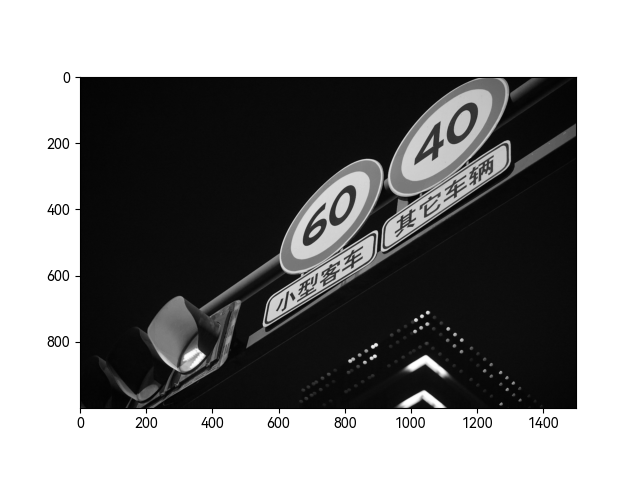
#> input picture homework3/task2/images/img.png, 640 x 480 px, given in place of img.jpg, which was not available
$ jupyter execute --allow-errors edge_extraction.ipynb   (older library calls are emulated)   (text cells are left out)
#> lines starting #> are read from the running program, lines starting #| are printed output that depends on the picture; after the words box and inside, x2 and y2 are one past the last pixel; in counts of white or black regions, pixels touching at a corner belong together; pictures that were not available may be replaced by others from this repository, and a replacement may not be noted
[cell 1]
import cv2
from matplotlib import pyplot as plt

img = cv2.imread("../img.jpg")
#> img is the input picture: shape (480, 640, 3); min 0, max 255, mean 136.4
img = cv2.cvtColor(img, cv2.COLOR_BGR2GRAY)
#> img: shape (480, 640)
img = cv2.resize(img, dsize=(img.shape[1] // 4, img.shape[0] // 4))
#> img: shape (120, 160)
plt.subplot(111)
plt.imshow(img, cmap="gray")
plt.savefig("./images/img.png")
plt.show()

[cell 2]
import numpy as np
from matplotlib import font_manager

#> (the rest of this cell did not finish here and is left out)

[cell 3]
img1 = cv2.Sobel(img, cv2.CV_64F, 1, 0)
img2 = cv2.Sobel(img, cv2.CV_64F, 0, 1)
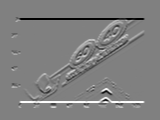
#> img2: shape (120, 160) float64; min -1013, max 999, mean 0; drawn with min black and max white
img1_ = cv2.convertScaleAbs(img1)
img2_ = cv2.convertScaleAbs(img2)
# magnitude orientation
magnitude, orientation = cv2.cartToPolar(img1_.astype(np.float64), img2_.astype(np.float64), angleInDegrees=True)
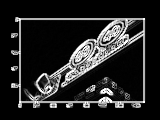
#> magnitude: shape (120, 160) float64; min 0, max 360.6, mean 52.4; drawn with min black and max white
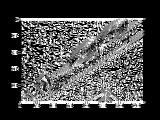
#> orientation: shape (120, 160) float64; min 0, max 90, mean 25.8; drawn with min black and max white

plt.figure(figsize=(2 ^ 8, 2 ^ 9))
#> (the rest of this cell did not finish here and is left out)

[cell 4]
heat_img1 = cv2.applyColorMap(img1_, cv2.COLORMAP_JET)
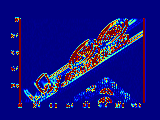
#> heat_img1: shape (120, 160, 3); mean B, G, R 128, 17.3, 20.3
heat_img2 = cv2.applyColorMap(img2_, cv2.COLORMAP_JET)
magnitude_ = cv2.convertScaleAbs(magnitude)
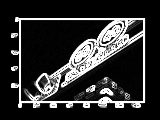
#> magnitude_: shape (120, 160); min 0, max 255, mean 47.9
orientation_ = cv2.convertScaleAbs(orientation)
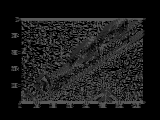
#> orientation_: shape (120, 160); min 0, max 90, mean 25.8
heat_magnitude = cv2.applyColorMap(magnitude_, cv2.COLORMAP_JET)
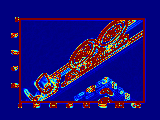
#> heat_magnitude: shape (120, 160, 3); mean B, G, R 119, 14.1, 28.1
heat_orientation = cv2.applyColorMap(orientation_, cv2.COLORMAP_JET)
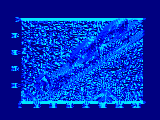
#> heat_orientation: shape (120, 160, 3); mean B, G, R 185.8, 45, 0


plt.figure(figsize=(2 ^ 8, 2 ^ 9))
#> (the rest of this cell did not finish here and is left out)

[cell 5]
img1 = cv2.Laplacian(img, cv2.CV_8U, ksize=5)
img2 = cv2.add(img, img1)
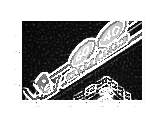
#> img2: shape (120, 160); min 4, max 255, mean 173.8
plt.figure(figsize=(2 ^ 12, 2 ^ 8))
#> (the rest of this cell did not finish here and is left out)

[cell 6]
threshold1 = int(255*1/3)
threshold2 = int(255*2/3)

img1 = cv2.Canny(img, threshold1, threshold2)
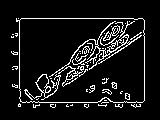
#> img1: shape (120, 160); 8.8% white in thin lines or dots, all inside (x1, y1, x2, y2) = (11, 18, 145, 108)
plt.figure(figsize=(2 ^ 8, 2 ^ 6))
#> (the rest of this cell did not finish here and is left out)

$ run again, with homework3/task2/images/laplacian.png copied over homework3/task2/images/img.png
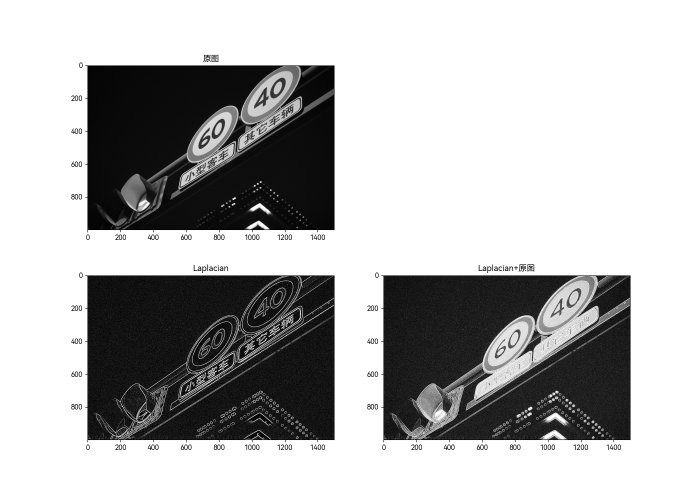
#> input picture homework3/task2/images/laplacian.png, 1400 x 1000 px, given in place of img.jpg, which was not available (shown at 1/2 size)
#> img is the input picture: shape (1000, 1400, 3); min 0, max 255, mean 180.7
#> `heat_orientation = cv2.applyColorMap(orientation_, cv2.COLORMAP_JET)`:
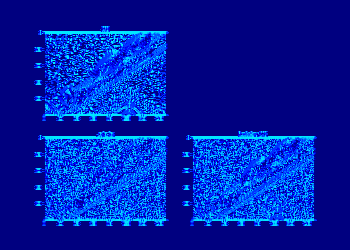
#> heat_orientation: shape (250, 350, 3); mean B, G, R 167.8, 30.8, 0
#> `img1 = cv2.Canny(img, threshold1, threshold2)`:
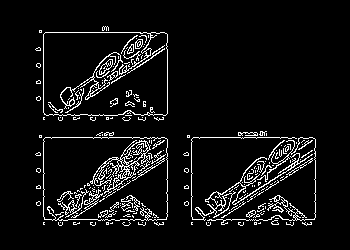
#> img1: shape (250, 350); 6.7% white in thin lines or dots, all inside (x1, y1, x2, y2) = (35, 26, 316, 226)

$ run again, with homework3/task2/images/sobel.png copied over homework3/task2/images/img.png
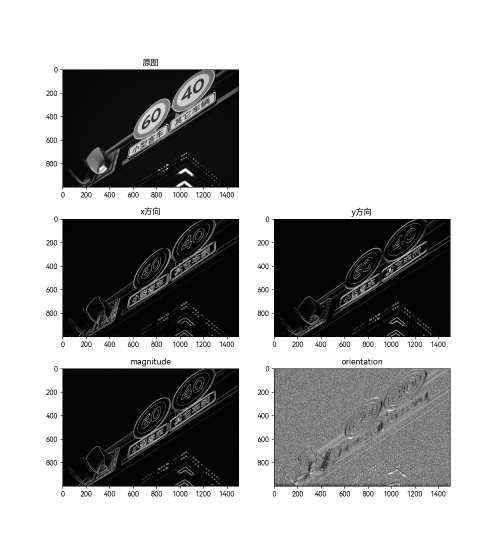
#> input picture homework3/task2/images/sobel.png, 1000 x 1100 px, given in place of img.jpg, which was not available (shown at 1/2 size)
#> img is the input picture: shape (1100, 1000, 3); min 0, max 255, mean 172.3
#> `img1 = cv2.Canny(img, threshold1, threshold2)`:
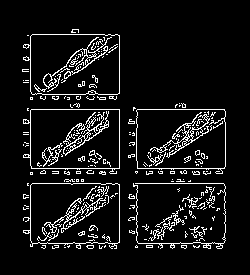
#> img1: shape (275, 250); 8.1% white in thin lines or dots, all inside (x1, y1, x2, y2) = (22, 29, 226, 249)
